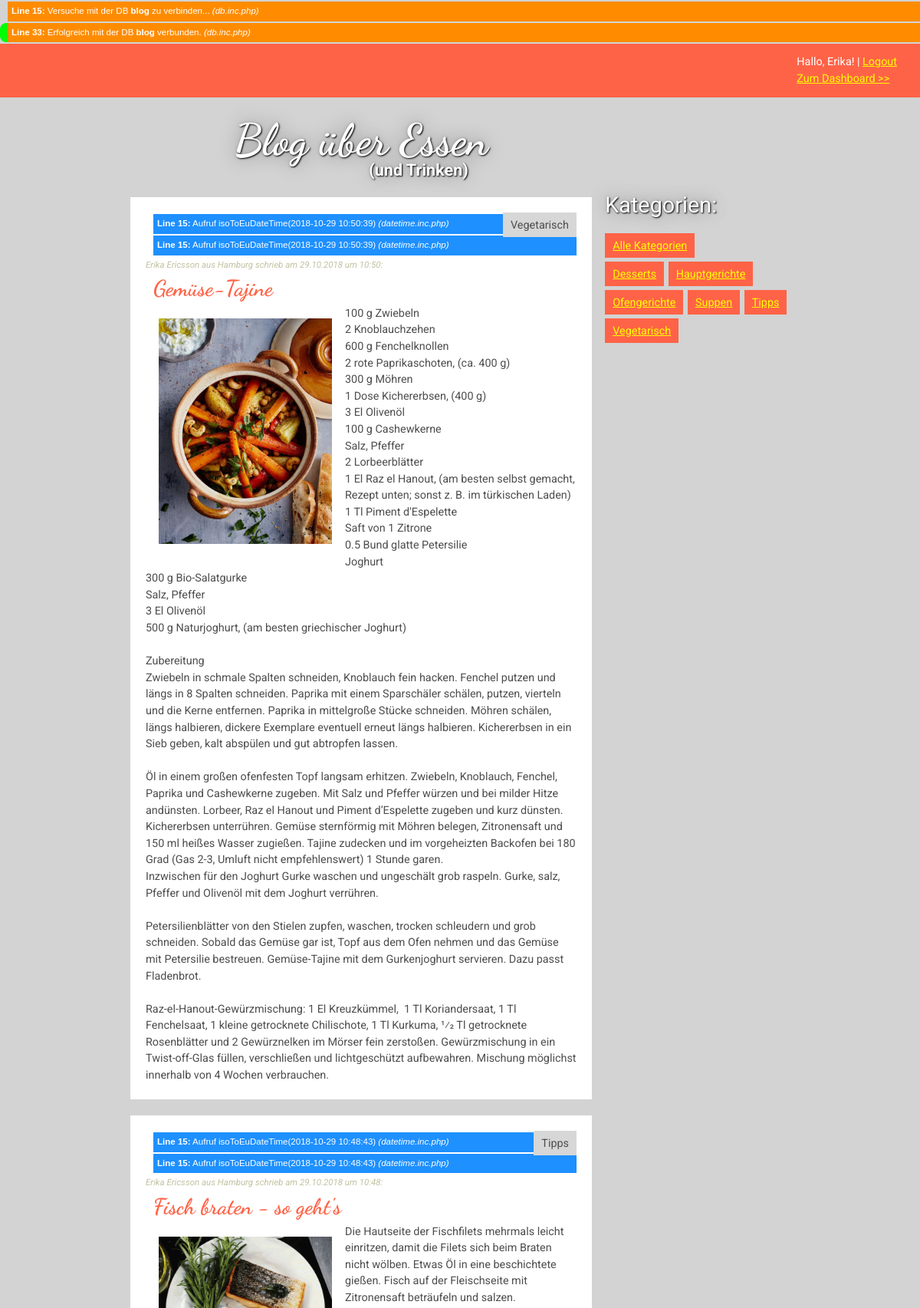
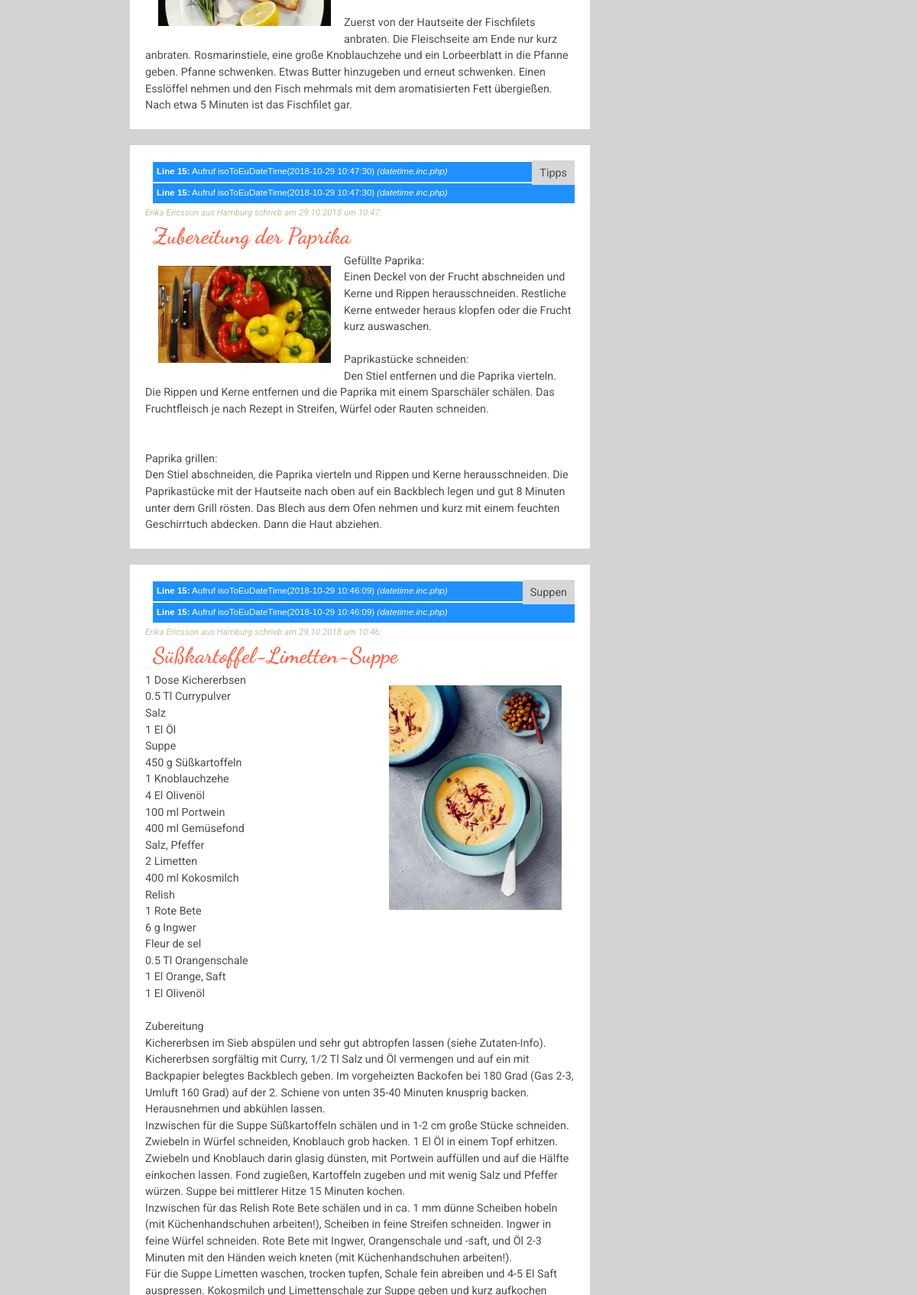
/ (signed in, upper part), run on the app's committed database (2 pictures, top to bottom).
### tables this page shows
CREATE TABLE `blogs` (
  `blog_id` int(11) NOT NULL,
  `blog_headline` varchar(255) NOT NULL,
  `blog_image` varchar(255) DEFAULT NULL,
  `blog_imageAlignment` varchar(10) NOT NULL,
  `blog_content` text NOT NULL,
  `blog_date` timestamp NOT NULL DEFAULT CURRENT_TIMESTAMP,
  `cat_id` int(11) NOT NULL,
  `usr_id` int(11) NOT NULL
);

CREATE TABLE `categories` (
  `cat_id` int(11) NOT NULL,
  `cat_name` varchar(255) NOT NULL
);

CREATE TABLE `users` (
  `usr_id` int(11) NOT NULL,
  `usr_firstname` varchar(255) NOT NULL,
  `usr_lastname` varchar(255) NOT NULL,
  `usr_email` varchar(255) NOT NULL,
  `usr_city` varchar(255) NOT NULL,
  `usr_password` varchar(255) NOT NULL
);

### index.php (the view, shortened to what this page needs)
<?php
				require_once("include/db.inc.php");
				require_once("include/datetime.inc.php");
				$params 			= array();
				$categoriesArray 	= array();
				$pdo = dbConnect();
				$statement = $pdo->prepare("SELECT cat_name, cat_id FROM categories ORDER BY cat_name");
				$statement->execute() OR DIE( "<p class='debug'>Line <b>" . __LINE__ . "</b>: " . $statement->errorInfo()[2] . " <i>(" . basename(__FILE__) . ")</i></p>" );
				while($row = $statement->fetch(PDO::FETCH_ASSOC)){
					$categoriesArray[$row['cat_id']] = $row['cat_name'];
				}
				$sql = "SELECT * FROM blogs
						INNER JOIN users USING(usr_id)
						INNER JOIN categories USING(cat_id)
						";
				$sql .= " ORDER BY blog_id DESC";
				$statement = $pdo->prepare($sql);
				$statement->execute($params) OR DIE( "<p class='debug'>Line <b>" . __LINE__ . "</b>: " . $statement->errorInfo()[2] . " <i>(" . basename(__FILE__) . ")</i></p>" );
				$entriesArray = $statement->fetchAll(PDO::FETCH_ASSOC);
?>
<!doctype html>
<html>
	<head>
		<link rel="stylesheet" type="text/css" href="css/main.css">
		<link rel="stylesheet" type="text/css" href="css/debug.css">
	</head>
	<body>
		<header>
			<?php if(isset($_SESSION['usr_id'])):?>
				<div class="hello">
					<p>Hallo, <?=$_SESSION['usr_firstname']?>!  |  <a href="?action=logout">Logout</a></p>
					<p><a href="dashboard.php">Zum Dashboard >></a></p>
				</div>
			<?php endif?>
		</header>
		<div class="wrapper">
			<main class="">
				<div class="blog-headline">
					<h1>Blog über Essen</h1>
					<h2>(und Trinken)</h2>
				</div>
				<?php foreach ($entriesArray AS $entry): ?>
					<article>
							<ul class="category-list">
								<li><?=$entry['cat_name']?></li>
							</ul>
						<?php
							$date = isoToEuDateTime($entry['blog_date'])['date'];
							$time = isoToEuDateTime($entry['blog_date'])['time'];
						?>
						<p class="whowrote">
							<?=$entry['usr_firstname']?> <?=$entry['usr_lastname']?>
							aus <?=$entry['usr_city']?> schrieb am <?=$date?> um <?=$time?>:
						</p>
						<h3 class="headline"><?=$entry['blog_headline']?></h3>
						<?php if($entry['blog_image']): ?>
							<img src="<?=$entry['blog_image']?>" class="<?=$entry['blog_imageAlignment']?> article-image" />
						<?php endif ?>
						<?php $entry['blog_content'] = str_replace("\r\n", "<br>", $entry['blog_content']) ?>
						<p class="content"><?=$entry['blog_content']?></p>
					</article>
					<br>
				<?php endforeach ?>
			</main>
			<aside>
				<p class="categories-header">Kategorien:</p>
				<ul>
					<li><a href="<?=$_SERVER['SCRIPT_NAME']?>">Alle Kategorien</a></li><br>
					<?php foreach ($categoriesArray AS $key=>$value): ?>
						<li><a href="?action=showCategory&categoryToShow=<?=$key?>"><?=$value?></a></li>
					<?php endforeach ?>
				</ul>
			</aside>
		</div>
	</body>
</html>

### include/datetime.inc.php
<?php
			function isoToEuDateTime($dateTime){
if(DEBUG_F) 	echo "<p class='debug'><b>Line " . __LINE__ . ":</b> Aufruf " . __FUNCTION__ . "($dateTime) <i>(" . basename(__FILE__) . ")</i></p>";
				$year 	= substr($dateTime, 0, 4);
				$month 	= substr($dateTime, 5, 2);
				$day 	= substr($dateTime, 8, 2);
				$euDate = "$day.$month.$year";
				if(strlen($dateTime) > 10){
					$time = substr($dateTime, 11, 5);
				} else {
					$time = NULL;
				}
				return array("date"=>$euDate, "time"=>$time);
			}
?>

### css/main.css (style rules this page uses)
* { margin: 0; padding: 0; box-sizing: border-box; }
body { margin: 0; background-image: url('images/toa-heftiba-513812-unsplash.jpg'); width: 100%; background-position: center; background-repeat: no-repeat; background-size: cover; position: relative; background-attachment: fixed; background-color: lightgrey; font-family: 'Roboto', sans-serif; color: #4d4d4d; font-size: .9em; line-height:1.5em; }
a { color: yellow; }
header, footer { height: 70px; background: tomato; width: 100%; color: #fff; }
.hello { float: right; padding: 13px 30px; }
.wrapper { max-width: 900px; margin: 0 auto; padding: 20px; }
.wrapper, .wrapper-dashboard { min-height: calc(100vh - 100px); }
h1, h2 { color: #fff; text-align: center; text-shadow: 1px 1px 2px black, 0 0 25px grey, 0 0 5px darkgrey; padding:5px; }
h1 { font-family: 'Dancing Script', cursive; font-size: 4em; }
h2 { margin-left: 150px; padding-top: 12px }
h3 { font-family: 'Dancing Script', cursive; font-size: 2em; }
.blog-headline { padding: 20px; text-align: center; }
h3.headline { color: tomato; padding: 10px; }
.article-image { padding: 17px; }
p.categories-header { font-size: 2em; color: #fff; margin-top: 90px; padding: 20px 0; text-shadow: 1px 1px 2px black, 0 0 25px grey, 0 0 5px darkgrey; }
aside { float: right; width: 28%; margin-bottom: 10px; }
aside ul li { display: inline-block; vertical-align: middle; background-color: tomato; line-height: 20px; margin: 5px 2px 0 0; max-width: 555px; padding: 7px 10px 5px 10px; word-wrap: break-word; }
main { float:left; width: 70%; }
article, .new-entry, .new-category { background-color: white; padding: 20px; }
ul.category-list { float: right; }
p.whowrote { font-size: .8em; color: #c2c2a3; font-style: italic; }
.category-list li { display: inline-block; vertical-align: middle; background-color: #d7d7d7; line-height: 20px; margin: 0; max-width: 555px; padding: 7px 10px 5px 10px; word-wrap: break-word; }
img { width: 260px; }
img.right { float: right; }
img.left { float: left; }

### css/debug.css (style rules this page uses)
.debug,.debugCleanString,.debugCheckInputString,.debugCheckEmail,.debugImageUpload,.debugDb,.debugClass { background-color: dodgerblue; padding: 2px 5px; margin-bottom: 2px; margin-top: 2px; font-family: arial; font-size: 0.8em; color: white; margin-left: 10px; }

### data on the page
blogs: cat.cat_name "Vegetarisch", blog_date "2018-10-29 10:50:39 2018-10-29 10:50:39", usr.usr_firstname "Erika", usr.usr_lastname "Ericsson", usr.usr_city "Hamburg", blog_date "29.10.2018", blog_date "10:50", blog_headline "Gemüse-Tajine", blog_image (picture), blog_content "100 g Zwiebeln 2 Knoblauchzehen 600 g Fenchelknollen 2 rote Paprikaschoten, (ca. 400 g) 300 g Möhren 1 Dose Kichererbsen, (400 g) 3 El Olivenöl 100 g Cashewkerne Salz, Pfeffer 2 Lorbeerblätter 1 El Raz el Hanout, (am besten selbst gemacht, Rezept unten; sonst z. B. im türkischen Laden) 1 Tl Piment d'Espelette Saft von 1 Zitrone 0.5 Bund glatte Petersilie Joghurt 300 g Bio-Salatgurke Salz, Pfeffer 3 El Olivenöl 500 g Naturjoghurt, (am besten griechischer Joghurt) Zubereitung Zwiebeln in schmale Spalten schneiden, Knoblauch fein hacken. Fenchel putzen und längs in 8 Spalten schneiden. Paprika mit einem Sparschäler schälen, putzen, vierteln und die Kerne entfernen. Paprika in mittelgroße…"
blogs: cat.cat_name "Tipps", blog_date "2018-10-29 10:48:43 2018-10-29 10:48:43", usr.usr_firstname "Erika", usr.usr_lastname "Ericsson", usr.usr_city "Hamburg", blog_date "29.10.2018", blog_date "10:48", blog_headline "Fisch braten - so geht's", blog_image (picture), blog_content "Die Hautseite der Fischfilets mehrmals leicht einritzen, damit die Filets sich beim Braten nicht wölben. Etwas Öl in eine beschichtete gießen. Fisch auf der Fleischseite mit Zitronensaft beträufeln und salzen. Zuerst von der Hautseite der Fischfilets anbraten. Die Fleischseite am Ende nur kurz anbraten. Rosmarinstiele, eine große Knoblauchzehe und ein Lorbeerblatt in die Pfanne geben. Pfanne schwenken. Etwas Butter hinzugeben und erneut schwenken. Einen Esslöffel nehmen und den Fisch mehrmals mit dem aromatisierten Fett übergießen. Nach etwa 5 Minuten ist das Fischfilet gar."
blogs: cat.cat_name "Tipps", blog_date "2018-10-29 10:47:30 2018-10-29 10:47:30", usr.usr_firstname "Erika", usr.usr_lastname "Ericsson", usr.usr_city "Hamburg", blog_date "29.10.2018", blog_date "10:47", blog_headline "Zubereitung der Paprika", blog_image (picture), blog_content "Gefüllte Paprika: Einen Deckel von der Frucht abschneiden und Kerne und Rippen herausschneiden. Restliche Kerne entweder heraus klopfen oder die Frucht kurz auswaschen. Paprikastücke schneiden: Den Stiel entfernen und die Paprika vierteln. Die Rippen und Kerne entfernen und die Paprika mit einem Sparschäler schälen. Das Fruchtfleisch je nach Rezept in Streifen, Würfel oder Rauten schneiden. Paprika grillen: Den Stiel abschneiden, die Paprika vierteln und Rippen und Kerne herausschneiden. Die Paprikastücke mit der Hautseite nach oben auf ein Backblech legen und gut 8 Minuten unter dem Grill rösten. Das Blech aus dem Ofen nehmen und kurz mit einem feuchten Geschirrtuch abdecken. Dann die Haut…"
blogs: cat.cat_name "Suppen", blog_date "2018-10-29 10:46:09 2018-10-29 10:46:09", usr.usr_firstname "Erika", usr.usr_lastname "Ericsson", usr.usr_city "Hamburg", blog_date "29.10.2018", blog_date "10:46", blog_headline "Süßkartoffel-Limetten-Suppe", blog_image (picture), blog_content "1 Dose Kichererbsen 0.5 Tl Currypulver Salz 1 El Öl Suppe 450 g Süßkartoffeln 1 Knoblauchzehe 4 El Olivenöl 100 ml Portwein 400 ml Gemüsefond Salz, Pfeffer 2 Limetten 400 ml Kokosmilch Relish 1 Rote Bete 6 g Ingwer Fleur de sel 0.5 Tl Orangenschale 1 El Orange, Saft 1 El Olivenöl Zubereitung Kichererbsen im Sieb abspülen und sehr gut abtropfen lassen (siehe Zutaten-Info). Kichererbsen sorgfältig mit Curry, 1/2 Tl Salz und Öl vermengen und auf ein mit Backpapier belegtes Backblech geben. Im vorgeheizten Backofen bei 180 Grad (Gas 2-3, Umluft 160 Grad) auf der 2. Schiene von unten 35-40 Minuten knusprig backen. Herausnehmen und abkühlen lassen. Inzwischen für die Suppe Süßkartoffeln schälen…"

### other printed values
__LINE__ "15"
$dbname "blog"
basename(__FILE__) "db.inc.php"
__LINE__ "33"
$_SESSION['usr_firstname'] "Erika"
$value "Desserts"
$value "Hauptgerichte"
$value "Ofengerichte"
$value "Suppen"
$value "Tipps"
$value "Vegetarisch"
